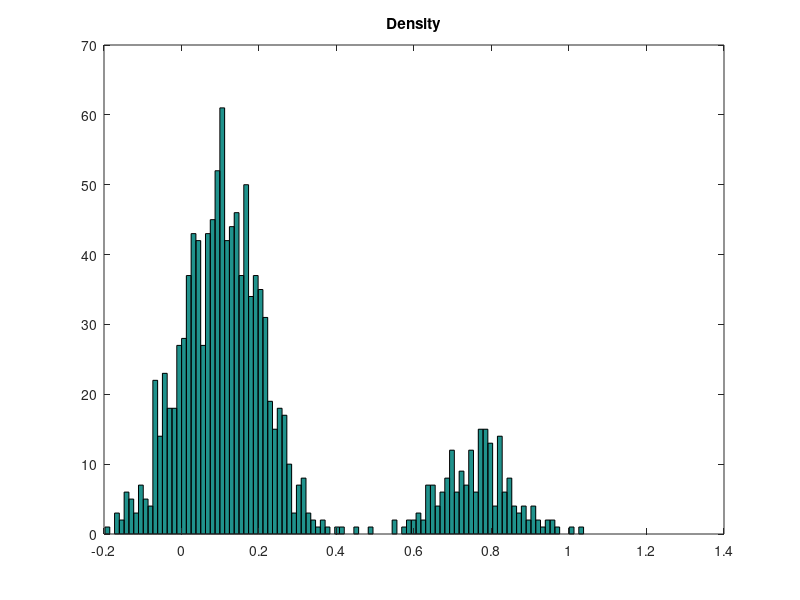
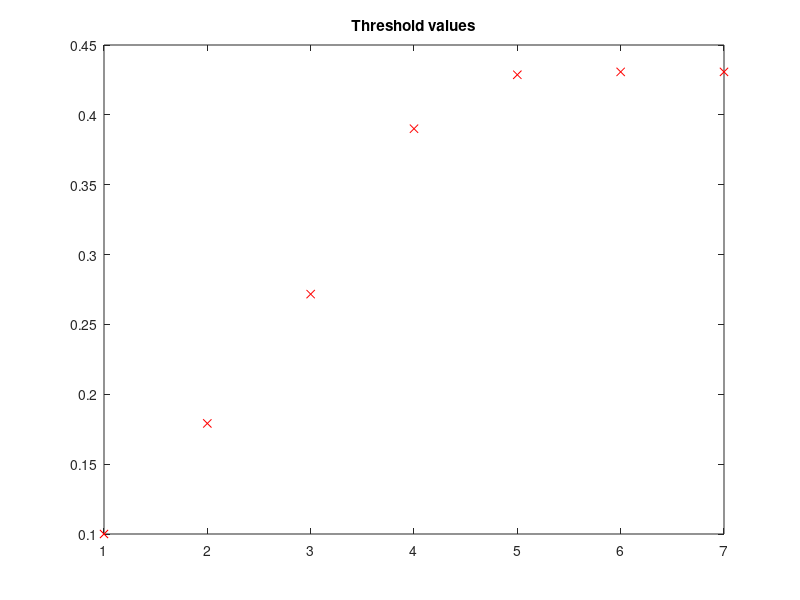

Source code (MATLAB) for these figures, in order:
%Testing adaptive thresholding
%1D example
%GW3e sec. 10.3 pp. 738-739
%HKa Feb. 2015 

clear, close all;

N1=1000;N2=200;

p1=.1*randn(1,N1)+.1;
p2=.1*randn(1,N2)+.75

y=[p1,p2]
hist(y,100);title('Density')

T=.1;
Th=[T];
a=1;
while (a)
    s1=find(y<=T);
    my1=mean(y(s1));
    s2=find(y>T);
    my2=mean(y(s2));
    T1=(1/2)*(my1+my2);
    if (abs(T1-T)<.0001) a=0; end;
    T=T1
    Th=[Th,T];
end;

z=zeros(size(y));
r=find(y>T);
z(r)=1;

figure, plot(Th,'rx');title('Threshold values')

Facit=[zeros(1,N1),ones(1,N2)];
CorrectAns=(Facit+z-1).^2;
PCorrect=sum(CorrectAns)/length(CorrectAns)